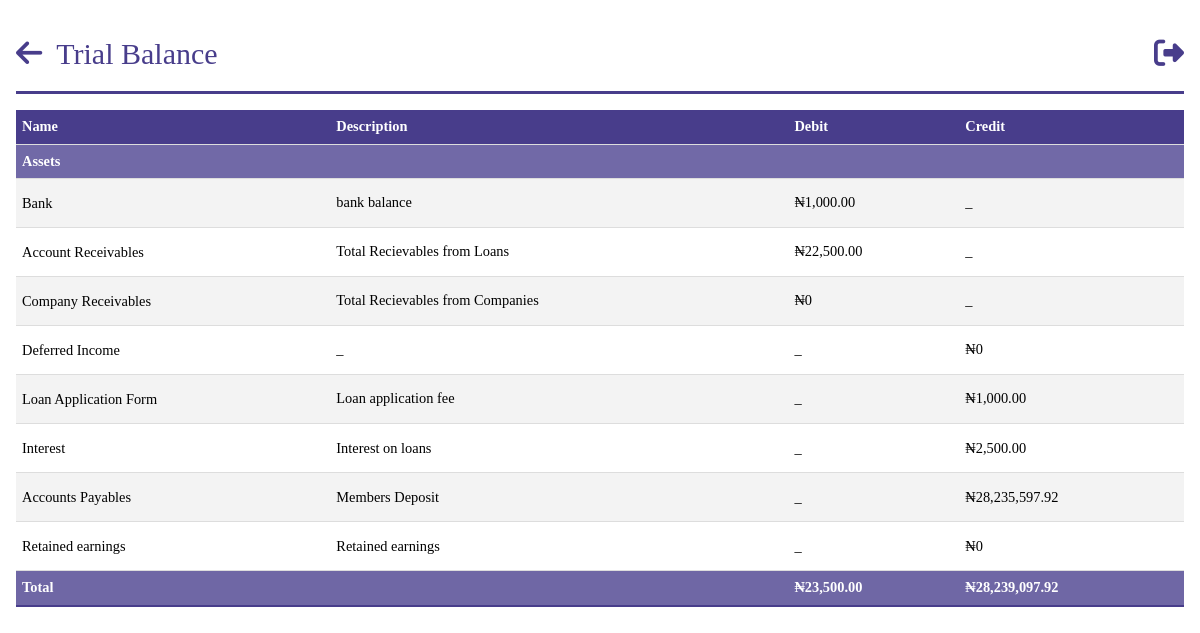
/trial_balance (signed in), run on an earlier commit of the app's database.
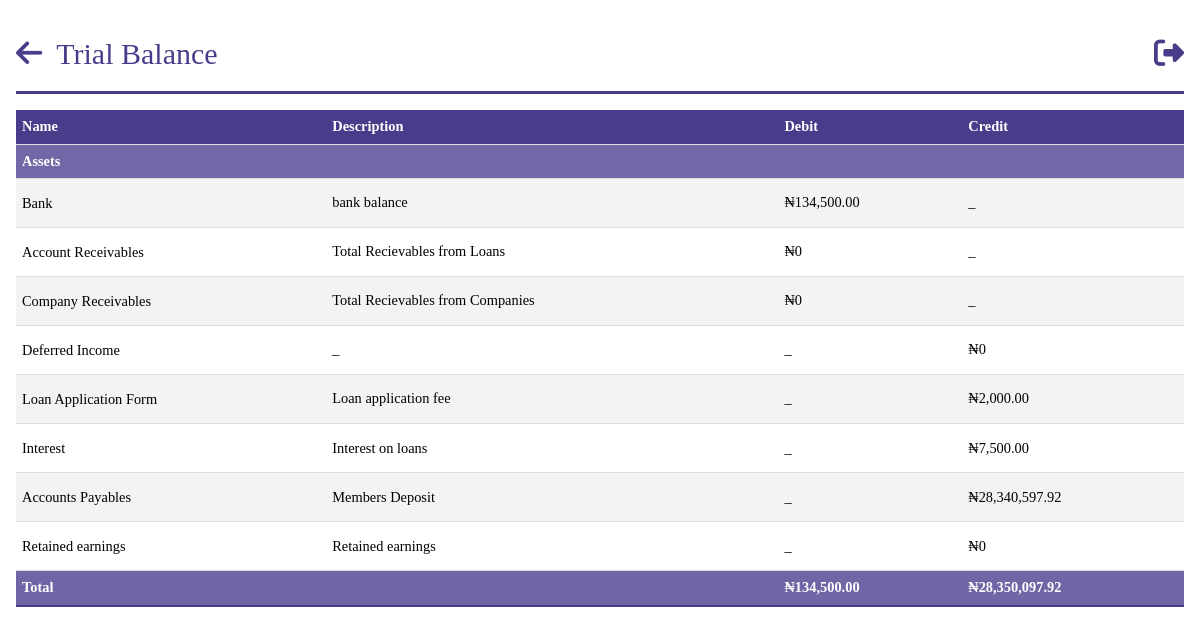
And on a later commit of the database.
### models.py (models this page shows, shortened)
class Income(db.Model):
    __tablename__ = "incomes"
    id = db.Column(db.Integer, primary_key=True)
    name = db.Column(db.String)
    description = db.Column(db.String, nullable=True)
    balance_bfd = db.Column(db.Float, default=0.0)
    balance = db.Column(db.Float, default=0.0)
    payments = db.relationship("IncomePayment", backref="income")

### app.py (the view)
@app.route("/trial_balance")
@login_required
@role_required(["Admin", "Secretary", "Sub-Admin"])
def trial_balance():
    cash_and_bank = query.get_cash_and_banks()
    accounts_receivable = query.get_accounts_receivable()
    company_receivable = query.get_company_receivables()
    total_investments = query.get_total_investment()
    total_liabilities = query.get_total_liabilities()
    net_income = query.get_net_income()
    accounts_payable = query.get_accounts_payable()
    fixed_assets = Asset.query.all()
    liabilities = Liability.query.all()
    incomes = Income.query.all()
    expenses = Expense.query.all()
    investments = Investment.query.all()
    total_fixed_assets = sum(a.balance for a in fixed_assets)
    total_assets = cash_and_bank + accounts_receivable+ company_receivable+ total_investments+ total_fixed_assets
    total_dr = total_assets
    total_cr = net_income+ accounts_payable+ total_liabilities
    context = {
        "assets": fixed_assets,
        "incomes": incomes,
        "expenses": expenses,
        "liabilities": liabilities,
        "investments": investments,
        "cash_and_bank": cash_and_bank,
        "accounts_receivable": accounts_receivable,
        "company_receivable": company_receivable,
        "net_income": net_income,
        "accounts_payable": accounts_payable,
        "accounts_payable": accounts_payable,
        "total_dr": total_dr,
        "total_cr": total_cr,
    }
    return render_template("query/trial-balance.html", **context)

### app.py (called while the page is built)
@login_manager.user_loader
def load_user(person_id):
    return Person.query.get(person_id)

def role_required(roles_required):
    def decorator(view_func):
        @wraps(view_func)
        def wrapper(*args, **kwargs):
            if not current_user.is_authenticated:
                flash("You must be logged in to access this page.", "error")
                return redirect(url_for("login"))
            user_role = current_user.role
            if user_role.name not in roles_required:
                flash("You don't have the required role to access this page.", "error")
                return redirect(
                    url_for("dashboard")
                )  # Change this to your desired redirect
            return view_func(*args, **kwargs)
        return wrapper
    return decorator

@app.before_request
def before_request():
    g.user = current_user

@app.template_filter("currency")
@login_required
def currency(value):
    modified_value = format_currency(value)  # Modify the value as needed
    return modified_value

### models.py (called while the page is built)
    @hybrid_property
    def total_balance(self):
        return self.available_balance + self.balance_withheld

### templates/query/trial-balance.html (shortened to what this page needs)
{%extends 'base.html' %}
{% block header%}
Trial Balance
{% endblock  %}
{% block anchor%}
<a href="{{ url_for('queries') }}" id='arrow'><i class="fa-solid fa-arrow-left"></i></a>
{% endblock  %}
{%block content%}
<body id="person">
    <table class="tab-content">
        <tbody>
            <tr>
                <th>Name</th>
                <th>Description</th>
                <th>Debit</th>
                <th>Credit</th>
            </tr>
            <tr>
                <th colspan="5" class="total">Assets</th>
            </tr>
            <tr>
                <td><a href="{{ url_for('bank_report')}}">Bank</a></td>
                <td>bank balance</td>
                <td>{{ cash_and_bank | currency }}</td>
                <td> _ </td>
            <tr>
                <td><a href="{{url_for('get_loan')}}">Account Receivables</a></td>
                <td>Total Recievables from Loans</td>
                <td>{{ accounts_receivable | currency }}</td>
                <td>_</td>
            </tr>
            <tr>
                <td><a href="{{url_for('companies_report')}}">Company Receivables</a></td>
                <td>Total Recievables from Companies</td>
                <td> {{ company_receivable | currency }} </td>
                <td>_</td>
            </tr>
            <tr>
                <td><a href="">Deferred Income </a></td>
                <td>_</td>
                <td> _ </td>
                <td>{{ deferred_income | currency }}</td>
            </tr>
            {% for income in incomes %}
            <tr>
                <td><a href="{{url_for('ledger_report',ledger='income',ledger_id=income.id)}}">{{ income.name }}</a></td>
                <td>{{income.description}}</td>
                <td>_</td>
                <td>{{income.balance | currency}}</td>
            </tr>
            {% endfor %}
            <td><a href="{{url_for('get_payments')}}">Accounts Payables</a></td>
            <td>Members Deposit</td>
                <td> _ </td>
                <td>{{ accounts_payable | currency }}</td>
            </tr>
            <tr>
                <td><a href="">Retained earnings</a></td>
                <td>Retained earnings</td>
                <td> _ </td>
                <td>{{ deficit | currency }}</td>
            </tr>
            <tr>
                <th colspan="2" class="total">Total</th>
                <th colspan="1" class="total">{{total_dr | currency}}</th>
                <th colspan="1" class="total">{{total_cr | currency}}</th>
            </tr>
        </tbody>
    </table>
{%endblock%}

What changed in the data, as far as the page shows it:
changed Income "Loan Application Form": balance "₦1,000.00" → "₦2,000.00"
changed Income "Interest": balance "₦2,500.00" → "₦7,500.00"
Also different on the page:
{{ cash_and_bank | currency }}: "₦1,000.00" → "₦134,500.00"
{{ accounts_receivable | currency }}: "₦22,500.00" → "₦0"
{{ accounts_payable | currency }}: "₦28,235,597.92" → "₦28,340,597.92"
{{ total_dr | currency }}: "₦23,500.00" → "₦134,500.00"
{{ total_cr | currency }}: "₦28,239,097.92" → "₦28,350,097.92"
